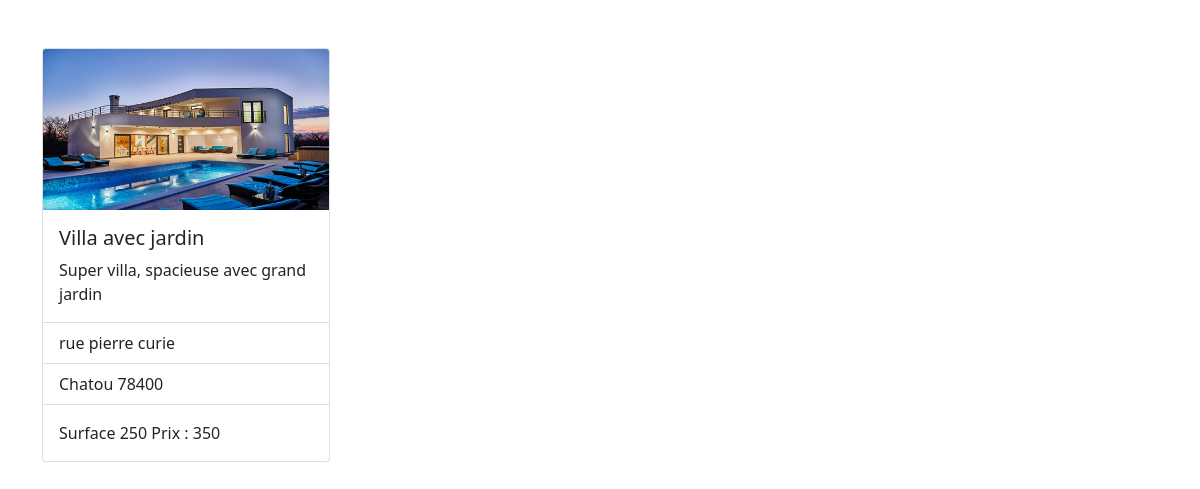
Page /fiche_Logement.php?id_logement=21 on the committed database.
### tables this page shows
CREATE TABLE IF NOT EXISTS `logement` (
  `id_logement` int(11) NOT NULL AUTO_INCREMENT,
  `titre` varchar(75) NOT NULL,
  `adresse` varchar(75) NOT NULL,
  `ville` varchar(75) NOT NULL,
  `cp` int(11) NOT NULL,
  `surface` int(11) NOT NULL,
  `prix` int(11) NOT NULL,
  `photo` varchar(225) NOT NULL,
  `type` enum('location','vente') NOT NULL,
  `description` text NOT NULL,
  PRIMARY KEY (`id_logement`)
);

### Fiche_Logement.php (the view)
    <?php
    require_once('init.php');
    if(isset($_GET['id_logement'])){
        $stmt=$pdo->query("SELECT * FROM LOGEMENT WHERE
         id_logement='$_GET[id_logement]' ");
        $logement=$stmt->fetch(PDO::FETCH_ASSOC);
    }
    require_once("Haut_de_page.php")
    ?>
<div class="card" style="width: 18rem;">
  <img src="<?php echo $logement['photo']; ?>" class="card-img-top" alt="...">
  <div class="card-body">
    <h5 class="card-title"><?php echo $logement['titre'] ; ?></h5>
    <p class="card-text"><?php echo $logement['description'] ; ?></p>
  </div>
  <ul class="list-group list-group-flush">
    <li class="list-group-item"><?php echo $logement['adresse'] ; ?></li>
    <li class="list-group-item"><?php echo $logement['ville']."  ". $logement['cp']  ; ?></li>
  </ul>
  <div class="card-body">
    <?php echo "Surface ".$logement['surface'] ; ?>
   <?php echo "Prix : ". $logement['prix']  ; ?>
  </div>
</div>
   <?php
    require_once("Bas_de_page.php")
    ?>

### rows in the picture
logement: photo (picture), titre "Villa avec jardin", description "Super villa, spacieuse avec grand jardin", adresse "rue pierre curie", ville "Chatou", cp "78400", surface "250", prix "350"
